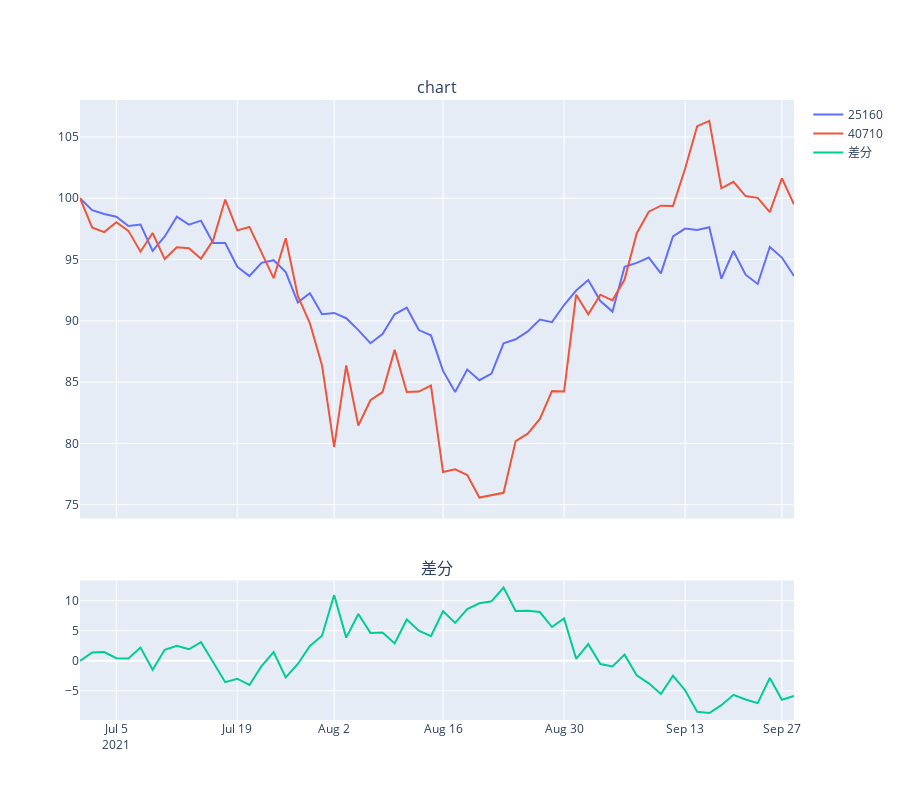
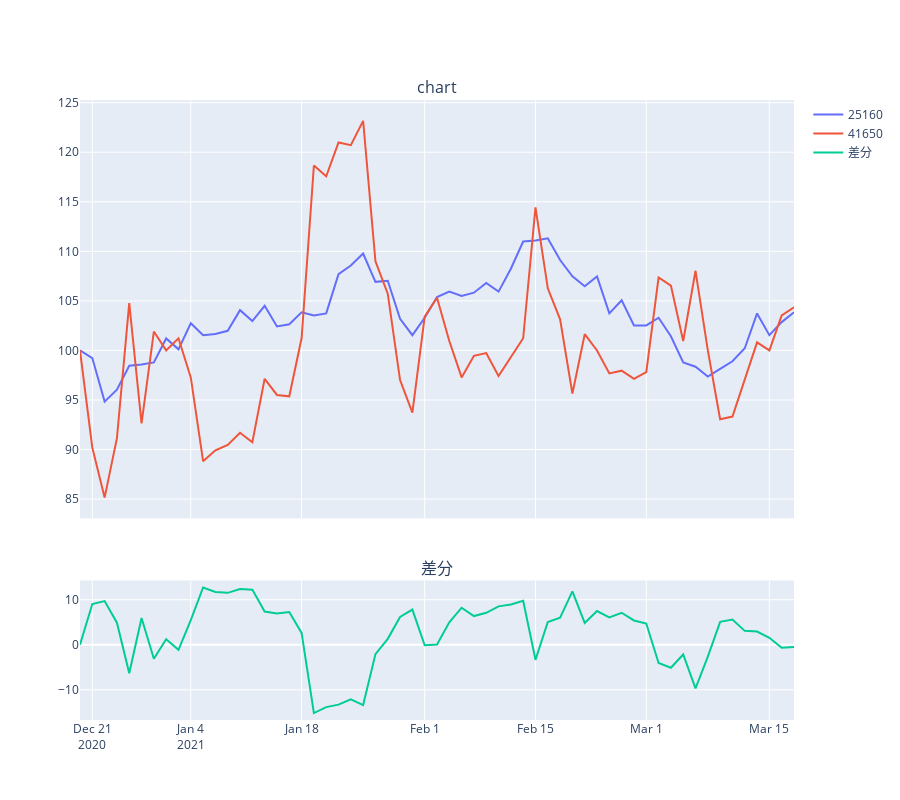
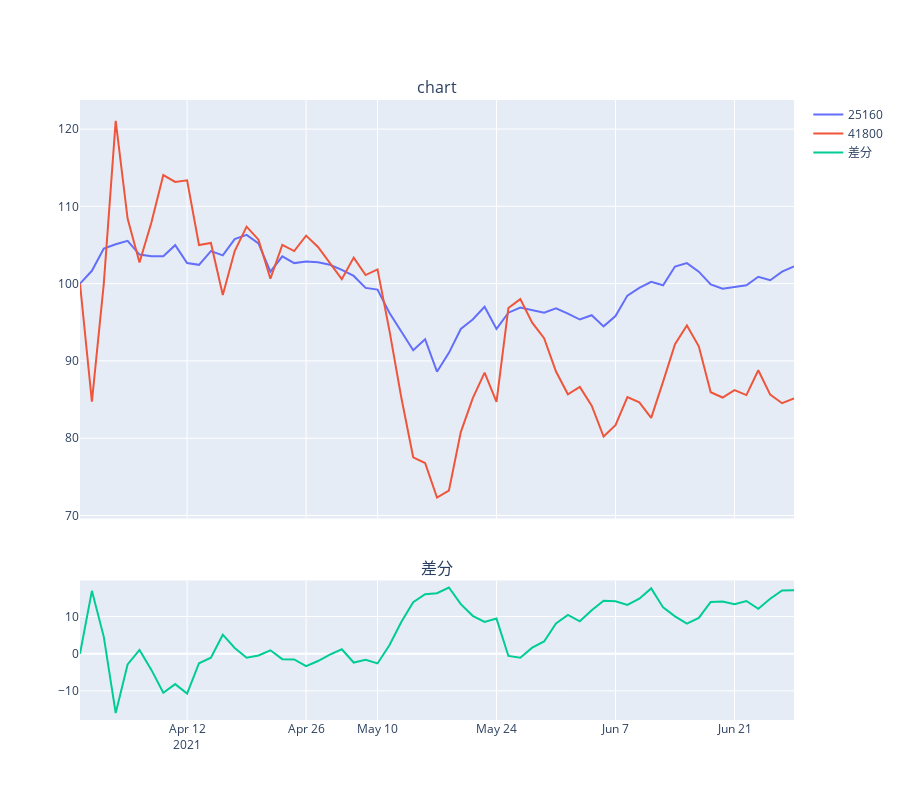
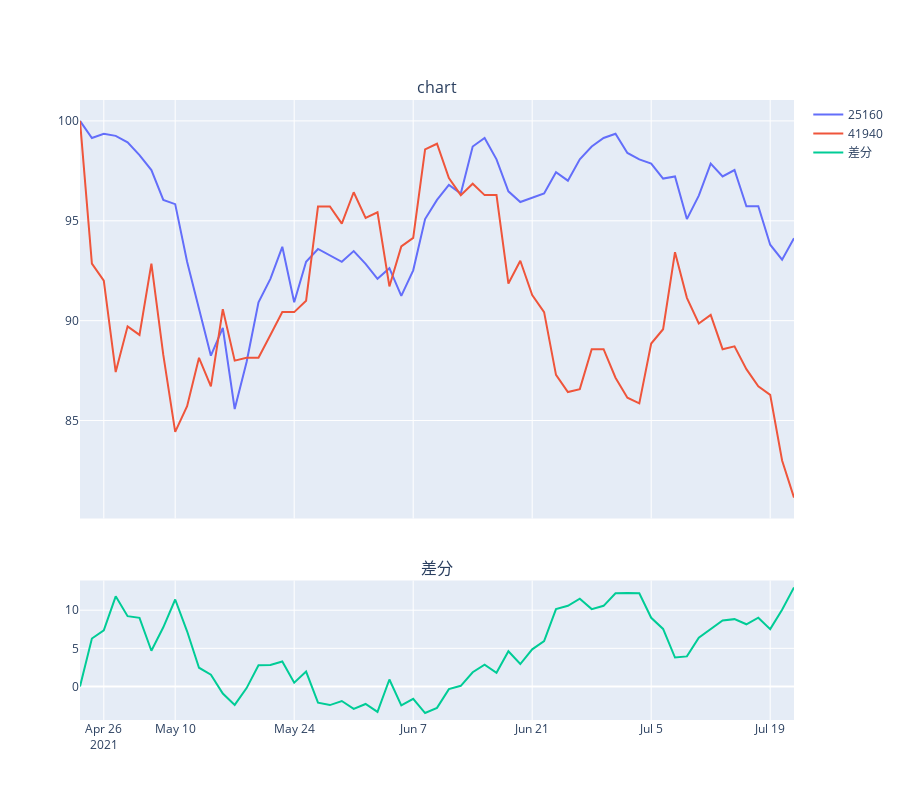

Notebook cell for these charts, in order:
### Code cell
for code in dict_target_change_ipo.keys():
    print(code)
    # strftimeで文字列型に変換して、int()関数で変換
    start = dict_target_change_ipo[code][2].strftime('%Y%m%d')
    end = dict_target_change_ipo[code][3].strftime('%Y%m%d')
    vi.pairchart(dict_target_change_ipo[code][0],dict_target_change_ipo[code][1],start,end,indexing=True)
    # df確認用　下2行
    # print(dict_target_change_ipo[code][0])
    # print(dict_target_change_ipo[code][1])
